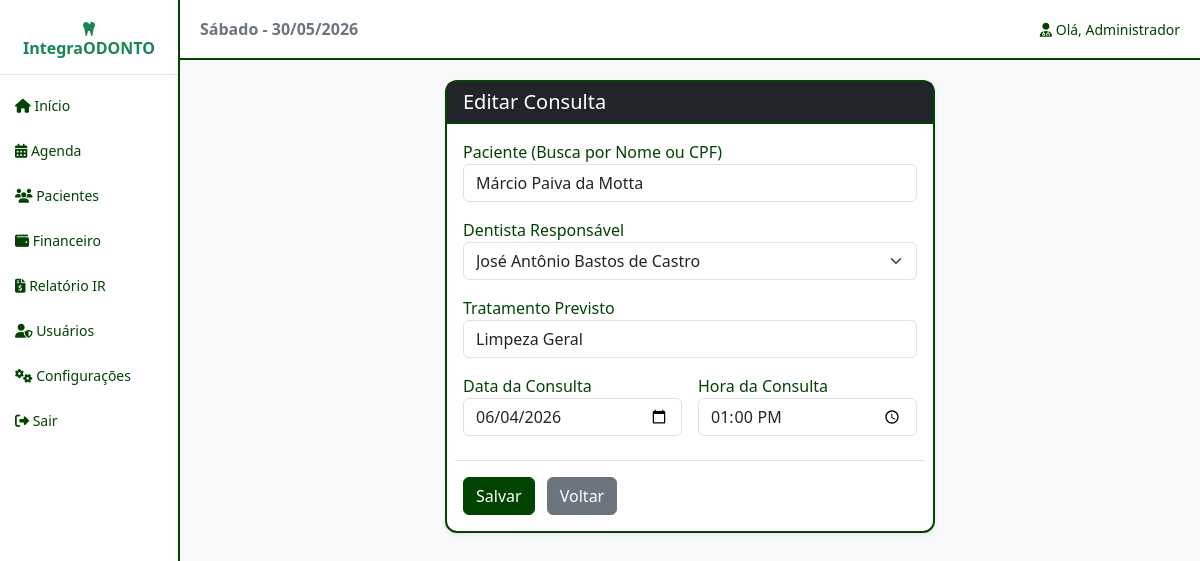
Page /view/formConsulta.php?id=1 (signed in) on the committed database.
### tables this page shows
CREATE TABLE `consultas` (
  `id` int(11) NOT NULL AUTO_INCREMENT,
  `id_paciente` int(11) NOT NULL,
  `nome_tratamento` varchar(100) NOT NULL,
  `data_consulta` date NOT NULL,
  `hora_consulta` time NOT NULL,
  `status` enum('Agendado','Aguardando','Concluido','Faltou','Cancelado') NOT NULL DEFAULT 'Agendado',
  `id_dentista` int(11) NOT NULL,
  `deleted_at` timestamp NULL DEFAULT NULL,
  PRIMARY KEY (`id`),
  KEY `id_paciente` (`id_paciente`),
  KEY `id_dentista` (`id_dentista`),
  CONSTRAINT `consultas_ibfk_1` FOREIGN KEY (`id_paciente`) REFERENCES `pacientes` (`id`),
  CONSTRAINT `consultas_ibfk_2` FOREIGN KEY (`id_dentista`) REFERENCES `usuarios` (`id`)
);

CREATE TABLE `pacientes` (
  `id` int(11) NOT NULL AUTO_INCREMENT,
  `nome` varchar(100) NOT NULL,
  `data_nascimento` date NOT NULL,
  `sexo` enum('M','F','O') NOT NULL,
  `rg` varchar(20) DEFAULT NULL,
  `cpf` varchar(14) NOT NULL,
  `email` varchar(100) DEFAULT NULL,
  `telefone` varchar(20) NOT NULL,
  `cep` varchar(10) DEFAULT NULL,
  `logradouro` varchar(100) DEFAULT NULL,
  `numero` varchar(10) DEFAULT NULL,
  `complemento` varchar(50) DEFAULT NULL,
  `bairro` varchar(50) DEFAULT NULL,
  `cidade` varchar(50) DEFAULT NULL,
  `uf` char(2) DEFAULT NULL,
  `responsavel_nome` varchar(100) DEFAULT NULL,
  `responsavel_cpf` varchar(14) DEFAULT NULL,
  `foto_path` varchar(255) DEFAULT NULL,
  `deleted_at` timestamp NULL DEFAULT NULL,
  PRIMARY KEY (`id`)
);

CREATE TABLE `usuarios` (
  `id` int(11) NOT NULL AUTO_INCREMENT,
  `nome_completo` varchar(255) NOT NULL,
  `cpf` varchar(14) NOT NULL,
  `login` varchar(50) NOT NULL,
  `senha` varchar(255) NOT NULL,
  `nivel_acesso` int(11) NOT NULL,
  `deleted_at` timestamp NULL DEFAULT NULL,
  PRIMARY KEY (`id`)
);

### config/conexao.php (called while the page is built, shortened)
<?php
abstract class Conexao {
    private $servidor = 'localhost';
    private $user = 'root';
    private $pass = 'apple';
    private $banco = 'integra_odonto';
    private function conexao() {
        $this->conn = new PDO("mysql:host=$this->servidor;dbname=$this->banco", $this->user, $this->pass);
    }
}
?>

### controller/consultaController.php (called while the page is built, shortened)
<?php
require_once('../model/consultaModel.php');
class ConsultaController {
    public function consultaID($id) {
        $model = new Consulta();
        return $model->consultaID($id);
    }
}
?>

### model/consultaModel.php (called while the page is built, shortened)
<?php
require_once '../config/conexao.php';
class Consulta extends Conexao {
    private $tabela = 'consultas';
    public function consultaID($id) {
        $sql = "SELECT c.*, p.nome as paciente_nome FROM " . $this->tabela . " c INNER JOIN pacientes p ON c.id_paciente = p.id WHERE c.id = :id AND c.deleted_at IS NULL";
        $stmt = $this->conn->prepare($sql);
        $stmt->bindParam(':id', $id, PDO::PARAM_INT);
        $stmt->execute();
        return $stmt->fetch(PDO::FETCH_ASSOC);
    }
}
?>

### controller/usuarioController.php (called while the page is built, shortened)
<?php
require_once('../model/usuarioModel.php');
class UsuarioController {
    public function listarDentistas() {
        $usuarioModel = new Usuario();
        return $usuarioModel->consultaDentistas();
    }
}
?>

### model/usuarioModel.php (called while the page is built, shortened)
<?php
require_once '../config/conexao.php';
class Usuario extends Conexao {
    private $tabela = 'usuarios';
    public function consultaDentistas() {
        $sql = "SELECT id, nome_completo FROM " . $this->tabela . " WHERE nivel_acesso = 2 AND deleted_at IS NULL ORDER BY nome_completo ASC";
        $stmt = $this->conn->prepare($sql);
        $stmt->execute();
        return $stmt->fetchAll(PDO::FETCH_ASSOC);
    }
}
?>

### view/formConsulta.php (the view, shortened to what this page needs)
<?php
require_once 'header.php';
require_once '../controller/consultaController.php';
require_once '../controller/usuarioController.php';
$dadosConsulta = null;
if (isset($_GET['id'])) {
    $controller = new ConsultaController();
    $dadosConsulta = $controller->consultaID($_GET['id']);
}
$action = $dadosConsulta ? "editarConsulta" : "agendar";
$usuarioCtrl = new UsuarioController();
$dentistas = $usuarioCtrl->listarDentistas();
?>
<div class="card shadow-sm w-50 mx-auto">
    <div class="card-header bg-dark text-white"><h5 class="mb-0"><?php echo $dadosConsulta ? 'Editar Consulta' : 'Agendar Nova Consulta'; ?></h5></div>
    <div class="card-body">
        <form action="../controller/consultaController.php?action=<?php echo $action; ?>" method="POST" class="row g-3">
            <div class="col-md-12 position-relative">
                <label>Paciente (Busca por Nome ou CPF)</label>
                <input type="text" id="busca_paciente" class="form-control" autocomplete="off" value="<?php echo $dadosConsulta ? $dadosConsulta['paciente_nome'] : ''; ?>" placeholder="Digite nome ou CPF para buscar..." required>
            </div>
            <div class="col-md-12">
                <label>Dentista Responsável</label>
                <select name="id_dentista" class="form-select" required>
                    <?php foreach($dentistas as $d): ?>
                        <option value="<?php echo $d['id']; ?>" <?php if($dadosConsulta && $dadosConsulta['id_dentista'] == $d['id']) echo 'selected'; ?>><?php echo $d['nome_completo']; ?></option>
                    <?php endforeach; ?>
                </select>
            </div>
            <div class="col-md-12"><label>Tratamento Previsto</label><input type="text" name="nome_tratamento" class="form-control" value="<?php echo $dadosConsulta ? $dadosConsulta['nome_tratamento'] : ''; ?>" required></div>
            <div class="col-md-6"><label>Data da Consulta</label><input type="date" name="data_consulta" class="form-control" value="<?php echo $dadosConsulta ? $dadosConsulta['data_consulta'] : ''; ?>" required></div>
            <div class="col-md-6"><label>Hora da Consulta</label><input type="time" name="hora_consulta" class="form-control" value="<?php echo $dadosConsulta ? $dadosConsulta['hora_consulta'] : ''; ?>" required></div>
            <div class="col-12 mt-4 border-top pt-3">
                <button type="submit" class="btn btn-primary">Salvar</button>
                <a href="agenda.php" class="btn btn-secondary ms-2">Voltar</a>
            </div>
        </form>
    </div>
</div>
<?php require_once 'footer.php'; ?>

### view/header.php (style rules this page uses)
body { background-color: #f8f9fa; color: #004400; }
.card { background-color: #ffffff; border: 2px solid #004400; border-radius: 12px; }
.card-header { background-color: #004400; color: #ffffff; border-bottom: 2px solid #004400; }
.card-header h1, .card-header h2, .card-header h3, .card-header h4, .card-header h5 { color: #ffffff; margin: 0; }
h1, h2, h3, h4, h5, h6, label, p, span, td, th { color: #004400; }
.btn-primary { background-color: #004400; border-color: #004400; color: #ffffff; }

### rows in the picture
consultas: id_paciente.nome "Márcio Paiva da Motta", id_dentista "José Antônio Bastos de Castro", nome_tratamento "Limpeza Geral", data_consulta "06/04/2026", hora_consulta "13:00:00"

### other values in the picture
$_SESSION['usuario_nome'] "Administrador"
